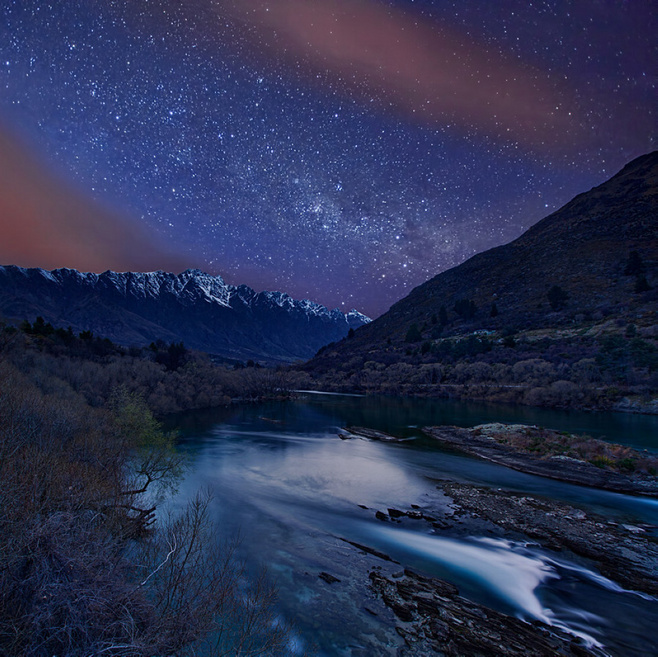
//> input picture 04图像变换/1.jpg, 658 x 657 px
$ ./01-1canny算子   (built with g++ and OpenCV 4)
//> lines starting //> are read from the running program, lines starting //| are printed output that depends on the picture
#include<iostream>
#include<opencv2/opencv.hpp>
using namespace std;
using namespace cv;
int main()
{

	Mat src = imread("1.jpg");
//> src is the input picture: 657 rows x 658 cols, CV_8UC3; mean B, G, R 81.6, 48.7, 41.4
	Mat src1 = src.clone();

	Mat dst, gray, edge,dst2;

	//01转灰度
	cvtColor(src, gray, CV_RGB2GRAY);
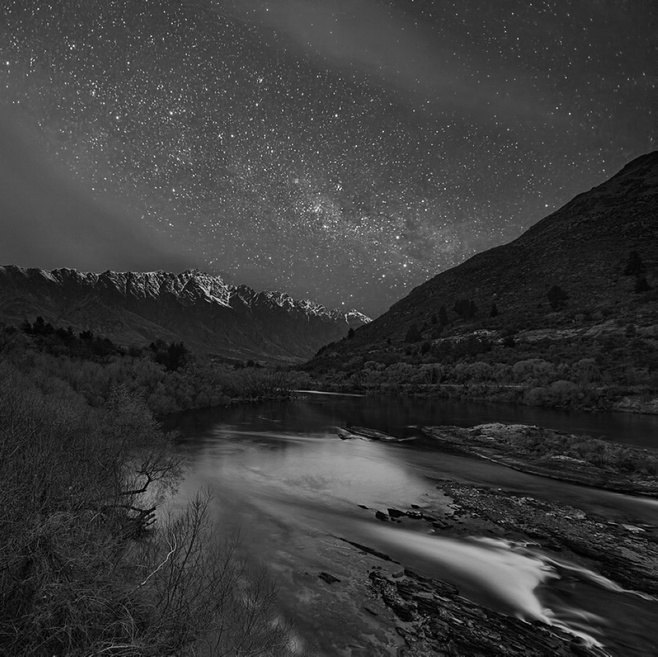
//> gray: 657 rows x 658 cols, CV_8UC1; min 0, max 254, mean 57.7

	//02方均滤波
	blur(gray, edge,Size(5,5));

	//03canny算子
	Canny(edge, dst, 30, 90);
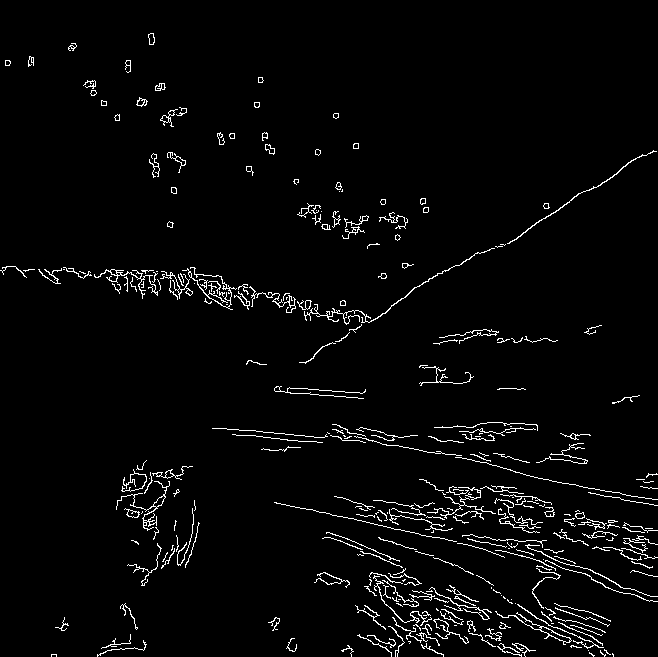
//> dst: 657 rows x 658 cols, CV_8UC1; 3% white in thin lines or dots
	src.copyTo(dst2, dst);
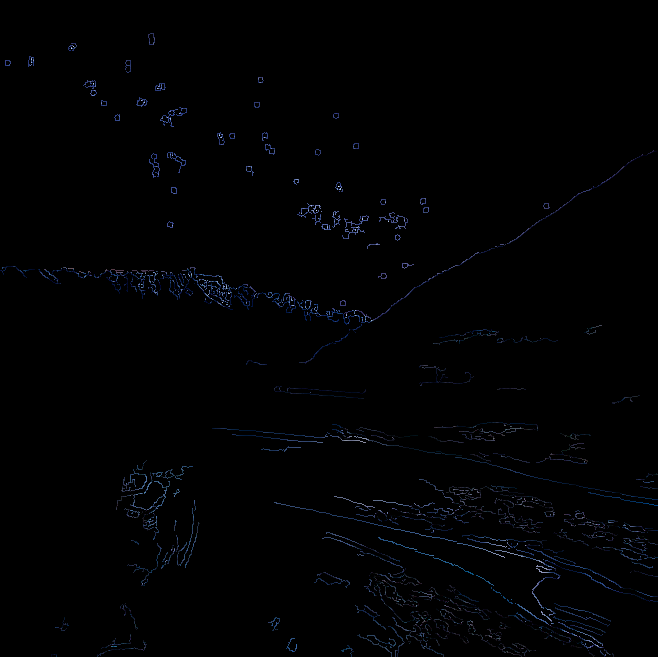
//> dst2: 657 rows x 658 cols, CV_8UC3; mean B, G, R 2.5, 1.5, 1.1
	imshow("m", dst2);
	Canny(edge, dst, 3, 9);
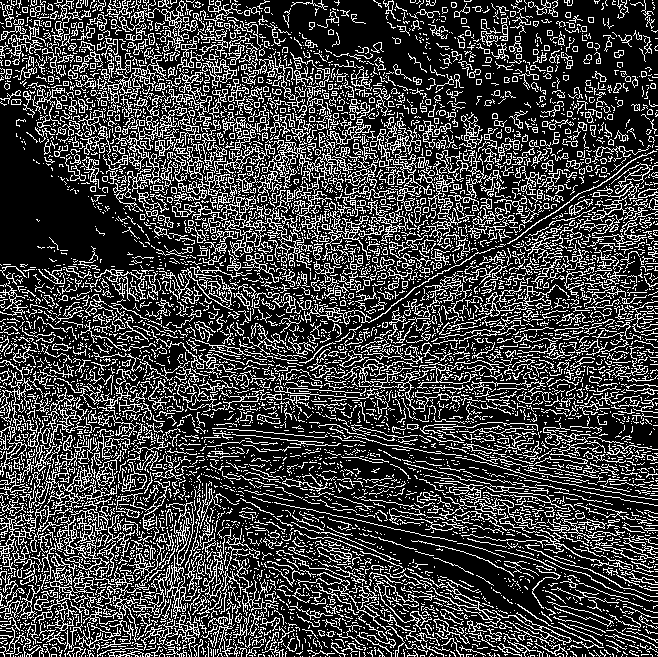
//> dst: 657 rows x 658 cols, CV_8UC1; 25.3% white in thin lines or dots

	src.copyTo(dst2, dst);
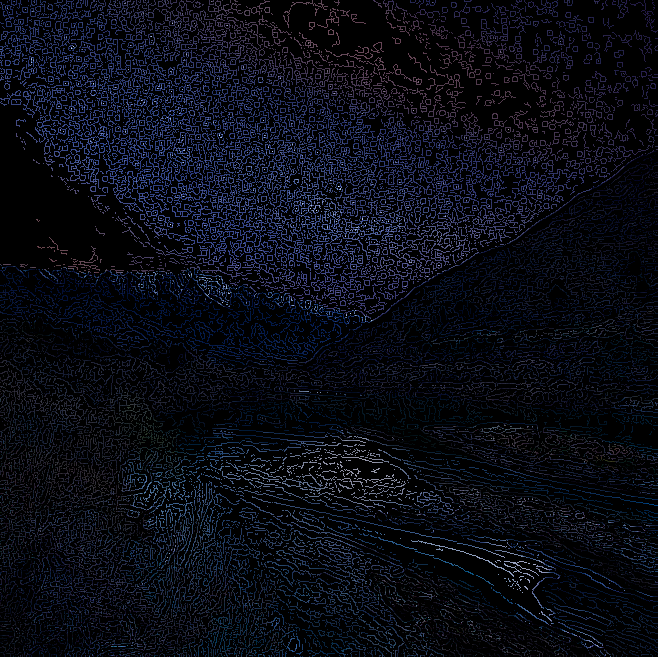
//> dst2: 657 rows x 658 cols, CV_8UC3; mean B, G, R 20.6, 11.9, 9.7
	imshow("n", dst2);
	waitKey(0);


	return 0;
}
